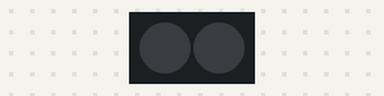
Recording of a sketch running on a simulated Arduino Uno, built with avr-gcc and run on an emulated ATmega328P. Parts: 2 RGB LEDs in strip order, left to right. The strip is taken to match the declared colour order.

Above: at 0.5 s.
At 5.0 s:
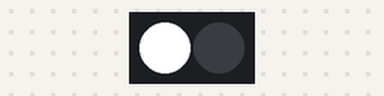
Timing chart, 0 to 6.9 s (numbered marks = the images above):
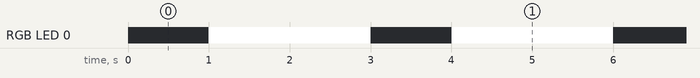

Measured:
- by itself, RGB LED 0: alternates RGB(255, 255, 255) for 2.0 s and off for 1.0 s

The sketch:

strobe.ino
```cpp
#include <Adafruit_NeoPixel.h>
#include <math.h>
#include <stdio.h>

#define PIN 6
#define NUM_NODES 2
#define NUM_OUTPUTS_PER_NODE 3
Adafruit_NeoPixel strip = Adafruit_NeoPixel(NUM_NODES, PIN, NEO_RGB + NEO_KHZ800);

int num_pixels = NUM_NODES * NUM_OUTPUTS_PER_NODE;

int maxBright = 255;
int minbright = 0;
;

void pixel(int num, int bright) {
  int node = round(num / 3);
  int output = num%3;

  uint8_t bytes[3];

  uint32_t color = strip.getPixelColor(node);

  bytes[0] = (color >> 16) & 0xff;
  bytes[1] = (color >> 8) & 0xff;
  bytes[2] = (color) & 0xff;

  bytes[output] = brightness(bright);

  strip.setPixelColor(node, bytes[0], bytes[1], bytes[2]);
}

uint8_t getPixelValue(int num) {
  int node = round(num / 3);
  int output = num%3;

  uint8_t bytes[3];

  uint32_t color = strip.getPixelColor(node);

  bytes[0] = (color >> 16) & 0xff;
  bytes[1] = (color >> 8) & 0xff;
  bytes[2] = (color) & 0xff;

  return bytes[output];
}

int brightness(int value) {
  return 255-value;
}

void setup()
{
  Serial.begin(9600);
  strip.begin();
  pixel(0,0);
  pixel(1,0);
  pixel(2,minbright);
  strip.show();
}

int delayval = 2000;
void loop()
{
  pixel(0, maxBright);
  pixel(1,maxBright);
  pixel(2,maxBright);
  strip.show();
  delay(1000);
  pixel(0, 0);
  pixel(1,0);
  pixel(2,0);
  strip.show();
  delay(2000);
}
```
